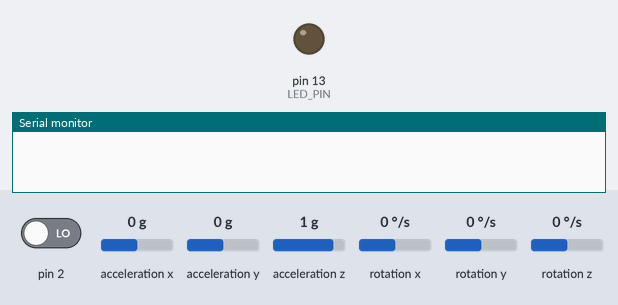
The sketch below on a simulated Arduino Uno, built with avr-gcc and run on an emulated ATmega328P. On the bench: output pins drawn as LEDs (lit = HIGH), the last lines printed to the serial monitor. Wiring (inferred from the names in the program): MPU-6050 motion sensor at I2C address 0x68. Dashed ring = blinking. The test bench sets the inputs (shaded band); at power-on: rotation z 0 °/s, acceleration y 0 g, acceleration x 0 g, acceleration z 1 g, pin 2 LOW, rotation x 0 °/s, rotation y 0 °/s. The sensor or clock chip raises its interrupt line as the real part does.

Above: at 0.1 s.
At 1.26 s:
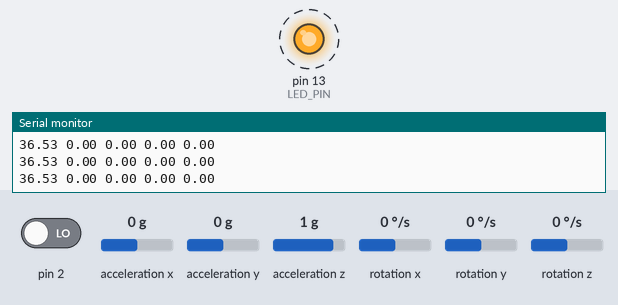
1.8 s: rotation z set to 12 °/s
4.8 s: acceleration y set to -1.4 g
7.8 s: acceleration x set to -1.4 g
10.8 s: acceleration z set to -1.4 g
Timing chart, 0 to 14.8 s (numbered marks = the images above; inputs shaded):
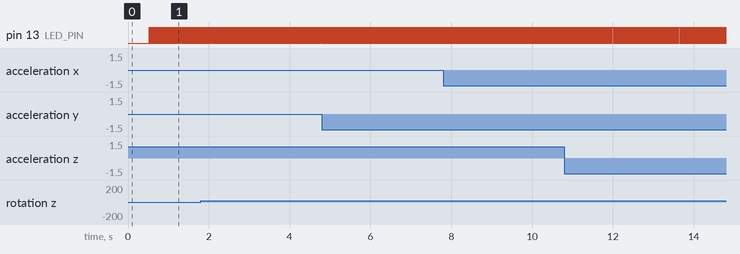

Measured:
- by itself, pin 13 (LED_PIN): alternates HIGH for 0.01 s and LOW for 0.01 s

The sketch:

TEST_75_GYRO_TEMP_VELO.ino
```cpp
#include "I2Cdev.h"
#include "MPU6050_6Axis_MotionApps20.h"

#if I2CDEV_IMPLEMENTATION == I2CDEV_ARDUINO_WIRE
#include "Wire.h"
#endif

MPU6050 mpu;
#define OUTPUT_READABLE_YAWPITCHROLL
#define LED_PIN 13
bool blinkState = false;

// MPU control/status vars
const int MPU_ADDR = 0x68;
bool dmpReady = false;  // set true if DMP init was successful
uint8_t mpuIntStatus;   // holds actual interrupt status byte from MPU
uint8_t devStatus;      // return status after each device operation (0 = success, !0 = error)
uint16_t packetSize;    // expected DMP packet size (default is 42 bytes)
uint16_t fifoCount;     // count of all bytes currently in FIFO
uint8_t fifoBuffer[64]; // FIFO storage buffer

int16_t accelerometer_x, accelerometer_y, accelerometer_z; // variables for accelerometer raw data
int16_t temperature; // variables for temperature data
char tmp_str[7]; // temporary variable used in convert function
char* convert_int16_to_str(int16_t i) { // converts int16 to string. Moreover, resulting strings will have the same length in the debug monitor.
  sprintf(tmp_str, "%6d", i);
  return tmp_str;
}

// orientation/motion vars
Quaternion q;           // [w, x, y, z]         quaternion container
VectorInt16 aa;         // [x, y, z]            accel sensor measurements
VectorInt16 aaReal;     // [x, y, z]            gravity-free accel sensor measurements
VectorInt16 aaWorld;    // [x, y, z]            world-frame accel sensor measurements
VectorFloat gravity;    // [x, y, z]            gravity vector
float euler[3];         // [psi, theta, phi]    Euler angle container
float ypr[3];           // [yaw, pitch, roll]   yaw/pitch/roll container and gravity vector

// packet structure for InvenSense teapot demo
uint8_t teapotPacket[14] = { '$', 0x02, 0, 0, 0, 0, 0, 0, 0, 0, 0x00, 0x00, '\r', '\n' };

// ================================================================
// ===               INTERRUPT DETECTION ROUTINE                ===
// ================================================================

volatile bool mpuInterrupt = false;     // indicates whether MPU interrupt pin has gone high
void dmpDataReady() {
  mpuInterrupt = true;
}

// ================================================================
// ===                      INITIAL SETUP                       ===
// ================================================================

void setup() {
  // join I2C bus (I2Cdev library doesn't do this automatically)
#if I2CDEV_IMPLEMENTATION == I2CDEV_ARDUINO_WIRE
  Wire.begin();
  Wire.beginTransmission(MPU_ADDR); // Begins a transmission to the I2C slave (GY-521 board)
  Wire.write(0x6B); // PWR_MGMT_1 register
  Wire.write(0); // set to zero (wakes up the MPU-6050)
  Wire.endTransmission(true);
  TWBR = 24; // 400kHz I2C clock (200kHz if CPU is 8MHz)
#elif I2CDEV_IMPLEMENTATION == I2CDEV_BUILTIN_FASTWIRE
  Fastwire::setup(400, true);
#endif


  Serial.begin(115200);
  while (!Serial); // wait for Leonardo enumeration, others continue immediately
  mpu.initialize();
  devStatus = mpu.dmpInitialize();

  // supply your own gyro offsets here, scaled for min sensitivity
  mpu.setXGyroOffset(220);
  mpu.setYGyroOffset(76);
  mpu.setZGyroOffset(-85);
  mpu.setZAccelOffset(1788); // 1688 factory default for my test chip

  // make sure it worked (returns 0 if so)
  if (devStatus == 0) {
    mpu.setDMPEnabled(true);

    // enable Arduino interrupt detection
    //Serial.println(F("Enabling interrupt detection (Arduino external interrupt 0)..."));
    attachInterrupt(0, dmpDataReady, RISING);
    mpuIntStatus = mpu.getIntStatus();

    // set our DMP Ready flag so the main loop() function knows it's okay to use it
    //Serial.println(F("DMP ready! Waiting for first interrupt..."));
    dmpReady = true;

    // get expected DMP packet size for later comparison
    packetSize = mpu.dmpGetFIFOPacketSize();
  } else {

    Serial.print(devStatus);
    Serial.println(F(")"));
  }

  // configure LED for output
  pinMode(LED_PIN, OUTPUT);
}

// ================================================================
// ===                    MAIN PROGRAM LOOP                     ===
// ================================================================

void loop() {

  Wire.beginTransmission(MPU_ADDR);
  Wire.write(0x3B); // starting with register 0x3B (ACCEL_XOUT_H) [MPU-6000 and MPU-6050 Register Map and Descriptions Revision 4.2, p.40]
  Wire.endTransmission(false); // the parameter indicates that the Arduino will send a restart. As a result, the connection is kept active.
  Wire.requestFrom(MPU_ADDR, 7 * 2, true); // request a total of 7*2=14 registers

  accelerometer_x = Wire.read() << 8 | Wire.read(); // reading registers: 0x3B (ACCEL_XOUT_H) and 0x3C (ACCEL_XOUT_L)
  //accelerometer_y = Wire.read() << 8 | Wire.read(); // reading registers: 0x3D (ACCEL_YOUT_H) and 0x3E (ACCEL_YOUT_L)
  //accelerometer_z = Wire.read() << 8 | Wire.read(); // reading registers: 0x3F (ACCEL_ZOUT_H) and 0x40 (ACCEL_ZOUT_L)

  // "Wire.read()<<8 | Wire.read();" means two registers are read and stored in the same variable
  temperature = Wire.read() << 8 | Wire.read(); // reading registers: 0x41 (TEMP_OUT_H) and 0x42 (TEMP_OUT_L)


  Serial.print((float)temperature / 340 + 36.53);
  Serial.print(' ');
  Serial.print((float)accelerometer_x / 1000);
  Serial.print(' ');

  // Serial.println();

  // if programming failed, don't try to do anything
  if (!dmpReady) return;

  // wait for MPU interrupt or extra packet(s) available
  while (!mpuInterrupt && fifoCount < packetSize) {

  }

  // reset interrupt flag and get INT_STATUS byte
  mpuInterrupt = false;
  mpuIntStatus = mpu.getIntStatus();

  // get current FIFO count
  fifoCount = mpu.getFIFOCount();

  // check for overflow (this should never happen unless our code is too inefficient)
  if ((mpuIntStatus & 0x10) || fifoCount == 1024) {
    // reset so we can continue cleanly
    mpu.resetFIFO();
    //Serial.println(F("FIFO overflow!"));

    // otherwise, check for DMP data ready interrupt (this should happen frequently)
  } else if (mpuIntStatus & 0x02) {
    // wait for correct available data length, should be a VERY short wait
    while (fifoCount < packetSize) fifoCount = mpu.getFIFOCount();

    // read a packet from FIFO
    mpu.getFIFOBytes(fifoBuffer, packetSize);

    // track FIFO count here in case there is > 1 packet available
    // (this lets us immediately read more without waiting for an interrupt)
    fifoCount -= packetSize;

#ifdef OUTPUT_READABLE_QUATERNION
    // display quaternion values in easy matrix form: w x y z
    mpu.dmpGetQuaternion(&q, fifoBuffer);
    Serial.print("quat\t");
    Serial.print(q.w);
    Serial.print("\t");
    Serial.print(q.x);
    Serial.print("\t");
    Serial.print(q.y);
    Serial.print("\t");
    Serial.println(q.z);
#endif

#ifdef OUTPUT_READABLE_EULER
    // display Euler angles in degrees
    mpu.dmpGetQuaternion(&q, fifoBuffer);
    mpu.dmpGetEuler(euler, &q);
    Serial.print("euler\t");
    Serial.print(euler[0] * 180 / M_PI);
    Serial.print("\t");
    Serial.print(euler[1] * 180 / M_PI);
    Serial.print("\t");
    Serial.println(euler[2] * 180 / M_PI);
#endif

#ifdef OUTPUT_READABLE_YAWPITCHROLL
    // display Euler angles in degrees
    mpu.dmpGetQuaternion(&q, fifoBuffer);
    mpu.dmpGetGravity(&gravity, &q);
    mpu.dmpGetYawPitchRoll(ypr, &q, &gravity);
    //Serial.print("Phi: ");
    Serial.print(ypr[2] * 18 / M_PI);
    //Serial.print("\t theta: ");
    Serial.print(" ");
    Serial.print(ypr[1] * 180 / M_PI);
    //Serial.print("\t Psi: ");
    Serial.print(" ");
    Serial.println(ypr[0] * 180 / M_PI);
    //delay(100);
#endif

#ifdef OUTPUT_READABLE_REALACCEL
    // display real acceleration, adjusted to remove gravity
    mpu.dmpGetQuaternion(&q, fifoBuffer);
    mpu.dmpGetAccel(&aa, fifoBuffer);
    mpu.dmpGetGravity(&gravity, &q);
    mpu.dmpGetLinearAccel(&aaReal, &aa, &gravity);
    Serial.print("areal\t");
    Serial.print(aaReal.x);
    Serial.print("\t");
    Serial.print(aaReal.y);
    Serial.print("\t");
    Serial.println(aaReal.z);
#endif

#ifdef OUTPUT_READABLE_WORLDACCEL
    // display initial world-frame acceleration, adjusted to remove gravity
    // and rotated based on known orientation from quaternion
    mpu.dmpGetQuaternion(&q, fifoBuffer);
    mpu.dmpGetAccel(&aa, fifoBuffer);
    mpu.dmpGetGravity(&gravity, &q);
    mpu.dmpGetLinearAccel(&aaReal, &aa, &gravity);
    mpu.dmpGetLinearAccelInWorld(&aaWorld, &aaReal, &q);
    Serial.print("aworld\t");
    Serial.print(aaWorld.x);
    Serial.print("\t");
    Serial.print(aaWorld.y);
    Serial.print("\t");
    Serial.println(aaWorld.z);
#endif

#ifdef OUTPUT_TEAPOT
    // display quaternion values in InvenSense Teapot demo format:
    teapotPacket[2] = fifoBuffer[0];
    teapotPacket[3] = fifoBuffer[1];
    teapotPacket[4] = fifoBuffer[4];
    teapotPacket[5] = fifoBuffer[5];
    teapotPacket[6] = fifoBuffer[8];
    teapotPacket[7] = fifoBuffer[9];
    teapotPacket[8] = fifoBuffer[12];
    teapotPacket[9] = fifoBuffer[13];
    Serial.write(teapotPacket, 14);
    teapotPacket[11]++; // packetCount, loops at 0xFF on purpose
#endif

    // blink LED to indicate activity
    blinkState = !blinkState;
    digitalWrite(LED_PIN, blinkState);
  }
}
```
